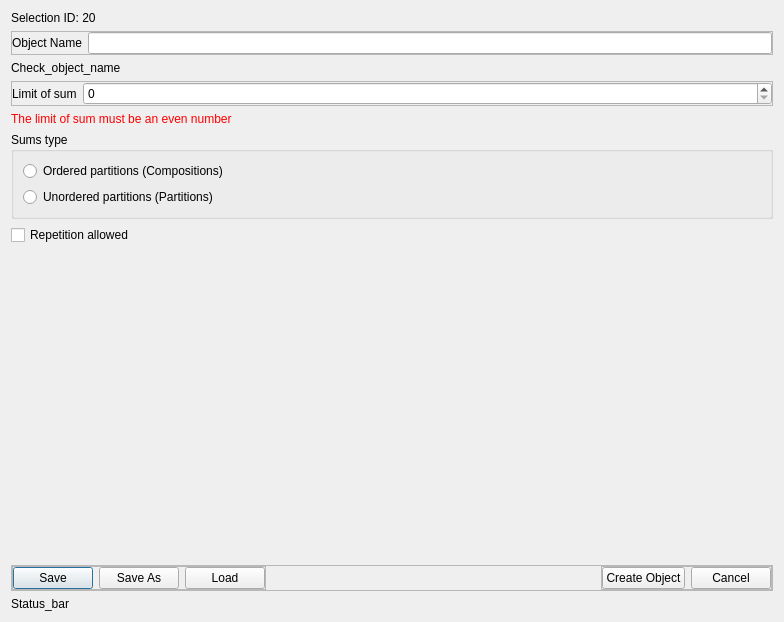
<?xml version="1.0" encoding="UTF-8"?>
<ui version="4.0">
 <class>Dialog</class>
 <widget class="QDialog" name="Dialog">
  <property name="geometry">
   <rect>
    <x>0</x>
    <y>0</y>
    <width>784</width>
    <height>622</height>
   </rect>
  </property>
  <property name="windowTitle">
   <string>Dialog</string>
  </property>
  <layout class="QVBoxLayout" name="verticalLayout">
   <item>
    <widget class="QLabel" name="label_2">
     <property name="sizePolicy">
      <sizepolicy hsizetype="Expanding" vsizetype="Fixed">
       <horstretch>0</horstretch>
       <verstretch>0</verstretch>
      </sizepolicy>
     </property>
     <property name="text">
      <string>Selection ID: 20</string>
     </property>
    </widget>
   </item>
   <item>
    <widget class="QFrame" name="frame_6">
     <property name="sizePolicy">
      <sizepolicy hsizetype="Expanding" vsizetype="Fixed">
       <horstretch>0</horstretch>
       <verstretch>0</verstretch>
      </sizepolicy>
     </property>
     <property name="locale">
      <locale language="English" country="UnitedStates"/>
     </property>
     <property name="frameShape">
      <enum>QFrame::Shape::StyledPanel</enum>
     </property>
     <property name="frameShadow">
      <enum>QFrame::Shadow::Raised</enum>
     </property>
     <layout class="QHBoxLayout" name="horizontalLayout_7">
      <property name="leftMargin">
       <number>0</number>
      </property>
      <property name="topMargin">
       <number>0</number>
      </property>
      <property name="rightMargin">
       <number>0</number>
      </property>
      <property name="bottomMargin">
       <number>0</number>
      </property>
      <item>
       <widget class="QLabel" name="label_6">
        <property name="text">
         <string>Object Name</string>
        </property>
       </widget>
      </item>
      <item>
       <widget class="QLineEdit" name="lineEdit_3"/>
      </item>
     </layout>
    </widget>
   </item>
   <item>
    <widget class="QLabel" name="label_5">
     <property name="sizePolicy">
      <sizepolicy hsizetype="Expanding" vsizetype="Fixed">
       <horstretch>0</horstretch>
       <verstretch>0</verstretch>
      </sizepolicy>
     </property>
     <property name="text">
      <string>Check_object_name</string>
     </property>
     <property name="wordWrap">
      <bool>true</bool>
     </property>
    </widget>
   </item>
   <item>
    <widget class="QFrame" name="frame">
     <property name="sizePolicy">
      <sizepolicy hsizetype="Expanding" vsizetype="Fixed">
       <horstretch>0</horstretch>
       <verstretch>0</verstretch>
      </sizepolicy>
     </property>
     <property name="frameShape">
      <enum>QFrame::Shape::StyledPanel</enum>
     </property>
     <property name="frameShadow">
      <enum>QFrame::Shadow::Raised</enum>
     </property>
     <layout class="QHBoxLayout" name="horizontalLayout" stretch="0,7">
      <property name="leftMargin">
       <number>0</number>
      </property>
      <property name="topMargin">
       <number>0</number>
      </property>
      <property name="rightMargin">
       <number>0</number>
      </property>
      <property name="bottomMargin">
       <number>0</number>
      </property>
      <item>
       <widget class="QLabel" name="label">
        <property name="text">
         <string>Limit of sum</string>
        </property>
       </widget>
      </item>
      <item>
       <widget class="QSpinBox" name="spinBox"/>
      </item>
     </layout>
    </widget>
   </item>
   <item>
    <widget class="QLabel" name="label_4">
     <property name="sizePolicy">
      <sizepolicy hsizetype="Expanding" vsizetype="Fixed">
       <horstretch>0</horstretch>
       <verstretch>0</verstretch>
      </sizepolicy>
     </property>
     <property name="styleSheet">
      <string notr="true">color: red</string>
     </property>
     <property name="text">
      <string>The limit of sum must be an even number</string>
     </property>
    </widget>
   </item>
   <item>
    <widget class="QGroupBox" name="groupBox">
     <property name="sizePolicy">
      <sizepolicy hsizetype="Expanding" vsizetype="Fixed">
       <horstretch>0</horstretch>
       <verstretch>0</verstretch>
      </sizepolicy>
     </property>
     <property name="title">
      <string>Sums type</string>
     </property>
     <layout class="QVBoxLayout" name="verticalLayout_2">
      <item>
       <widget class="QRadioButton" name="radioButton">
        <property name="text">
         <string>Ordered partitions (Compositions)</string>
        </property>
       </widget>
      </item>
      <item>
       <widget class="QRadioButton" name="radioButton_2">
        <property name="text">
         <string>Unordered partitions (Partitions)</string>
        </property>
       </widget>
      </item>
     </layout>
    </widget>
   </item>
   <item>
    <widget class="QCheckBox" name="checkBox_2">
     <property name="text">
      <string>Repetition allowed</string>
     </property>
    </widget>
   </item>
   <item>
    <widget class="QLabel" name="none">
     <property name="text">
      <string/>
     </property>
    </widget>
   </item>
   <item>
    <widget class="QFrame" name="frame_2">
     <property name="sizePolicy">
      <sizepolicy hsizetype="Expanding" vsizetype="Fixed">
       <horstretch>0</horstretch>
       <verstretch>0</verstretch>
      </sizepolicy>
     </property>
     <property name="frameShape">
      <enum>QFrame::Shape::StyledPanel</enum>
     </property>
     <property name="frameShadow">
      <enum>QFrame::Shadow::Raised</enum>
     </property>
     <layout class="QHBoxLayout" name="horizontalLayout_2">
      <property name="leftMargin">
       <number>0</number>
      </property>
      <property name="topMargin">
       <number>0</number>
      </property>
      <property name="rightMargin">
       <number>0</number>
      </property>
      <property name="bottomMargin">
       <number>0</number>
      </property>
      <item alignment="Qt::AlignmentFlag::AlignLeft">
       <widget class="QFrame" name="frame_3">
        <property name="frameShape">
         <enum>QFrame::Shape::StyledPanel</enum>
        </property>
        <property name="frameShadow">
         <enum>QFrame::Shadow::Raised</enum>
        </property>
        <layout class="QHBoxLayout" name="horizontalLayout_3">
         <property name="leftMargin">
          <number>0</number>
         </property>
         <property name="topMargin">
          <number>0</number>
         </property>
         <property name="rightMargin">
          <number>0</number>
         </property>
         <property name="bottomMargin">
          <number>0</number>
         </property>
         <item>
          <widget class="QPushButton" name="pushButton_4">
           <property name="text">
            <string>Save</string>
           </property>
          </widget>
         </item>
         <item>
          <widget class="QPushButton" name="pushButton_5">
           <property name="text">
            <string>Save As</string>
           </property>
          </widget>
         </item>
         <item>
          <widget class="QPushButton" name="pushButton_6">
           <property name="text">
            <string>Load</string>
           </property>
          </widget>
         </item>
        </layout>
       </widget>
      </item>
      <item alignment="Qt::AlignmentFlag::AlignRight">
       <widget class="QFrame" name="frame_4">
        <property name="frameShape">
         <enum>QFrame::Shape::StyledPanel</enum>
        </property>
        <property name="frameShadow">
         <enum>QFrame::Shadow::Raised</enum>
        </property>
        <layout class="QHBoxLayout" name="horizontalLayout_4" stretch="1,1">
         <property name="leftMargin">
          <number>0</number>
         </property>
         <property name="topMargin">
          <number>0</number>
         </property>
         <property name="rightMargin">
          <number>0</number>
         </property>
         <property name="bottomMargin">
          <number>0</number>
         </property>
         <item>
          <widget class="QPushButton" name="pushButton">
           <property name="text">
            <string>Create Object</string>
           </property>
          </widget>
         </item>
         <item>
          <widget class="QPushButton" name="pushButton_2">
           <property name="text">
            <string>Cancel</string>
           </property>
          </widget>
         </item>
        </layout>
       </widget>
      </item>
     </layout>
    </widget>
   </item>
   <item>
    <widget class="QLabel" name="label_3">
     <property name="sizePolicy">
      <sizepolicy hsizetype="Expanding" vsizetype="Fixed">
       <horstretch>0</horstretch>
       <verstretch>0</verstretch>
      </sizepolicy>
     </property>
     <property name="text">
      <string>Status_bar</string>
     </property>
    </widget>
   </item>
  </layout>
 </widget>
 <resources/>
 <connections/>
</ui>
